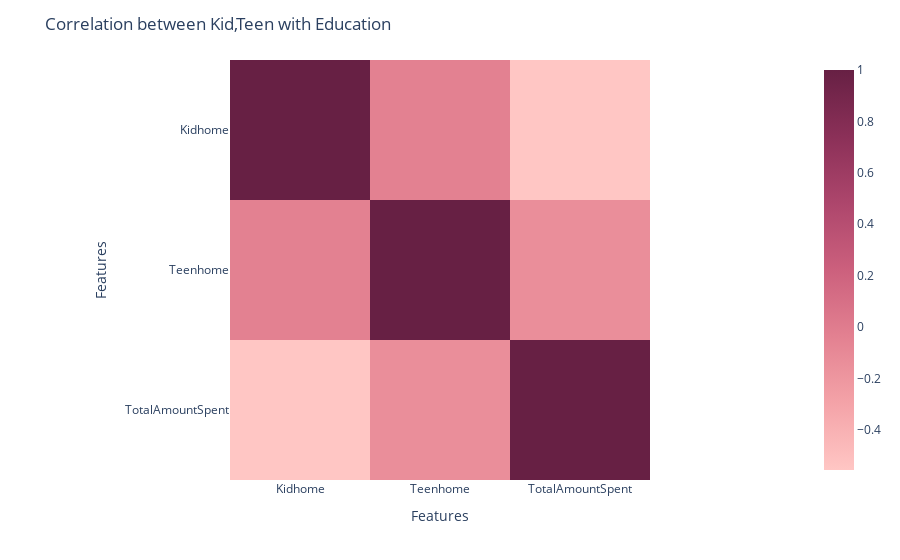

Notebook source saved alongside this figure:
### Code cell
fig = px.imshow(correlation_matrix, color_continuous_scale='burg')

fig.update_layout(title='Correlation between Kid,Teen with Education', xaxis_title='Features', yaxis_title='Features')

fig.show()

### Figure 1 — Plotly figure (JSON) as saved in the notebook; plotly's stock layout.template omitted (floating-point values rounded to 4 significant figures)
{"data": [{"coloraxis": "coloraxis", "hovertemplate": "x: %{x}<br>y: %{y}<br>color: %{z}<extra></extra>", "name": "0", "type": "heatmap", "x": ["Kidhome", "Teenhome", "TotalAmountSpent"], "xaxis": "x", "y": ["Kidhome", "Teenhome", "TotalAmountSpent"], "yaxis": "y", "z": [[1, -0.03613, -0.5567], [-0.03613, 1, -0.1384], [-0.5567, -0.1384, 1]]}], "layout": {"coloraxis": {"colorscale": [[0, "rgb(255, 198, 196)"], [0.1667, "rgb(244, 163, 168)"], [0.3333, "rgb(227, 129, 145)"], [0.5, "rgb(204, 96, 125)"], [0.6667, "rgb(173, 70, 108)"], [0.8333, "rgb(139, 48, 88)"], [1, "rgb(103, 32, 68)"]]}, "margin": {"t": 60}, "title": {"text": "Correlation between Kid,Teen with Education"}, "xaxis": {"anchor": "y", "constrain": "domain", "domain": [0, 1], "scaleanchor": "y", "title": {"text": "Features"}}, "yaxis": {"anchor": "x", "autorange": "reversed", "constrain": "domain", "domain": [0, 1], "title": {"text": "Features"}}}}
